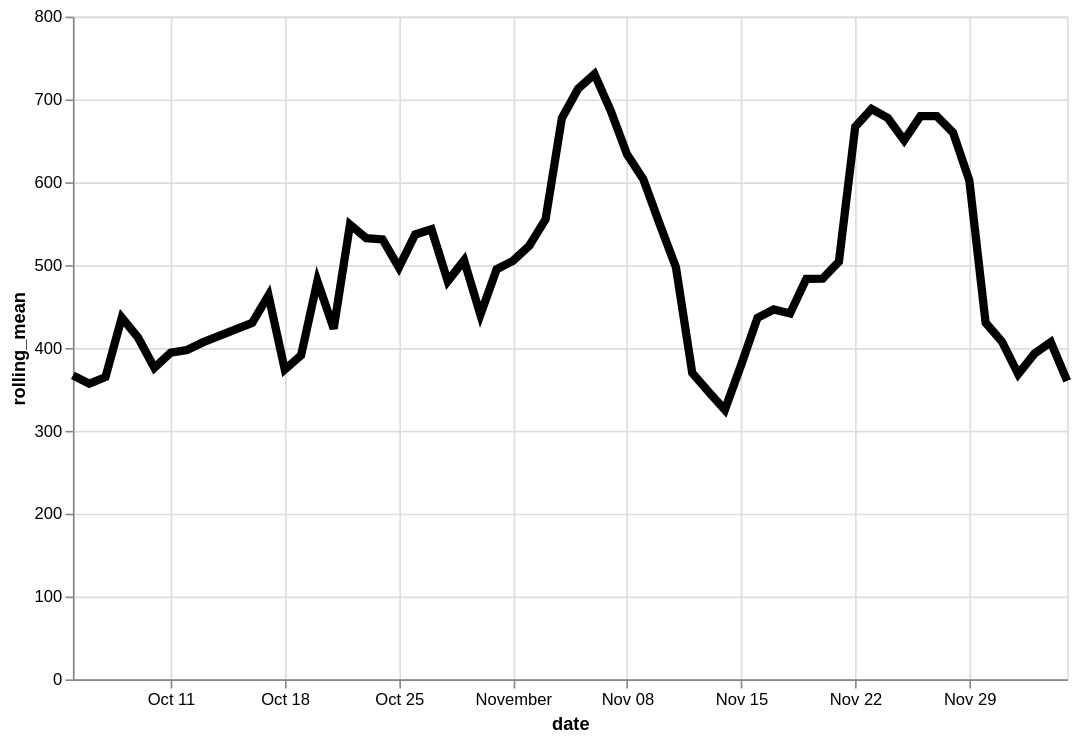

Source (Vega-Lite JSON):
### Vega-Lite specification from a JSON file in a GitHub repository (floating-point values rounded to 4 significant figures)
{"config": {"view": {"continuousWidth": 400, "continuousHeight": 300}}, "data": {"name": "data-eecaca162ea8603988d234cae886e219"}, "mark": {"type": "line", "color": "black", "size": 5}, "encoding": {"x": {"type": "temporal", "field": "date"}, "y": {"type": "quantitative", "field": "rolling_mean"}}, "height": 400, "transform": [{"window": [{"op": "mean", "field": "log_price", "as": "rolling_mean"}], "frame": [-4, 3]}], "width": 600, "$schema": "https://vega.github.io/schema/vega-lite/v4.8.1.json", "datasets": {"data-eecaca162ea8603988d234cae886e219": [{"date": "2020-10-05", "log_price": 466.0}, {"date": "2020-10-06", "log_price": 475.5}, {"date": "2020-10-07", "log_price": 226.2}, {"date": "2020-10-08", "log_price": 300.0}, {"date": "2020-10-09", "log_price": 316.0}, {"date": "2020-10-10", "log_price": 405.7}, {"date": "2020-10-11", "log_price": 867.2}, {"date": "2020-10-12", "log_price": 242.6}, {"date": "2020-10-13", "log_price": 175.9}, {"date": "2020-10-16", "log_price": 620.6}, {"date": "2020-10-17", "log_price": 251.5}, {"date": "2020-10-18", "log_price": 376.6}, {"date": "2020-10-19", "log_price": 502.3}, {"date": "2020-10-20", "log_price": 671.9}, {"date": "2020-10-21", "log_price": 150.0}, {"date": "2020-10-22", "log_price": 380.4}, {"date": "2020-10-23", "log_price": 893.4}, {"date": "2020-10-24", "log_price": 161.2}, {"date": "2020-10-25", "log_price": 1256.0}, {"date": "2020-10-26", "log_price": 245.2}, {"date": "2020-10-27", "log_price": 490.1}, {"date": "2020-10-28", "log_price": 400.0}, {"date": "2020-10-29", "log_price": 469.5}, {"date": "2020-10-30", "log_price": 430.1}, {"date": "2020-10-31", "log_price": 392.6}, {"date": "2020-11-01", "log_price": 361.6}, {"date": "2020-11-02", "log_price": 731.2}, {"date": "2020-11-03", "log_price": 685.0}, {"date": "2020-11-04", "log_price": 571.3}, {"date": "2020-11-05", "log_price": 545.6}, {"date": "2020-11-06", "log_price": 724.3}, {"date": "2020-11-07", "log_price": 1407.0}, {"date": "2020-11-08", "log_price": 677.6}, {"date": "2020-11-09", "log_price": 502.4}, {"date": "2020-11-10", "log_price": 375.7}, {"date": "2020-11-11", "log_price": 265.0}, {"date": "2020-11-12", "log_price": 331.3}, {"date": "2020-11-13", "log_price": 113.2}, {"date": "2020-11-14", "log_price": 306.9}, {"date": "2020-11-15", "log_price": 387.6}, {"date": "2020-11-16", "log_price": 495.0}, {"date": "2020-11-17", "log_price": 328.6}, {"date": "2020-11-18", "log_price": 808.3}, {"date": "2020-11-19", "log_price": 720.0}, {"date": "2020-11-20", "log_price": 411.9}, {"date": "2020-11-21", "log_price": 75.0}, {"date": "2020-11-22", "log_price": 641.5}, {"date": "2020-11-23", "log_price": 389.3}, {"date": "2020-11-24", "log_price": 659.3}, {"date": "2020-11-25", "log_price": 1631.0}, {"date": "2020-11-26", "log_price": 979.6}, {"date": "2020-11-27", "log_price": 633.9}, {"date": "2020-11-28", "log_price": 195.9}, {"date": "2020-11-29", "log_price": 308.9}, {"date": "2020-11-30", "log_price": 641.2}, {"date": "2020-12-01", "log_price": 231.5}, {"date": "2020-12-02", "log_price": 196.8}, {"date": "2020-12-03", "log_price": 255.7}, {"date": "2020-12-04", "log_price": 799.0}, {"date": "2020-12-05", "log_price": 318.8}]}}
